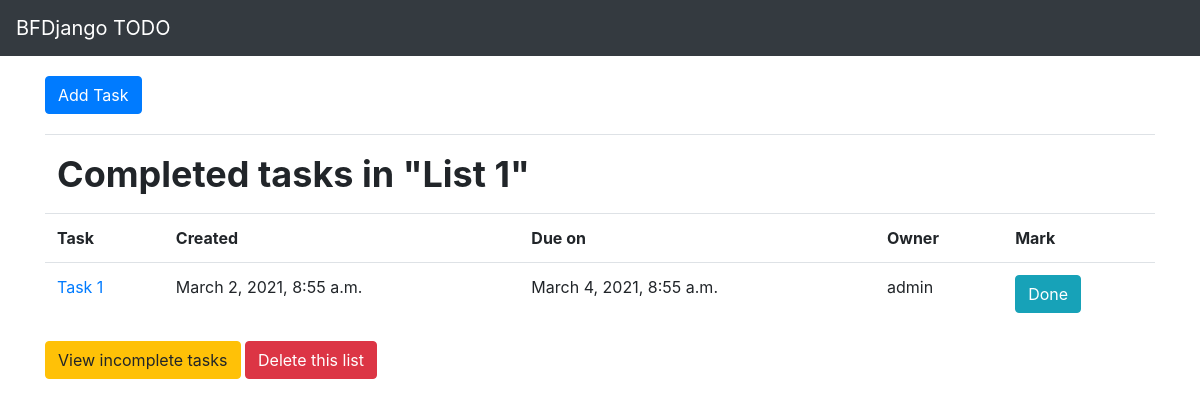
Page /api/todos/1/completed on the committed database.
### main/models.py (models this page shows, shortened)
class TodoItem(models.Model):
    MARK = [
        ('D', 'Done'),
        ('ND', 'Not Done')
    ]
    title = models.CharField(max_length=255)
    created = models.DateTimeField(default=datetime.now())
    due_on = models.DateTimeField(default=datetime.now() + timedelta(days=2))
    owner = models.ForeignKey(User, on_delete=models.CASCADE)
    mark = models.CharField(max_length=2, choices=MARK)
    class Meta:
        verbose_name = 'Тудушка'
        verbose_name_plural = 'Тудушки'

### main/views.py (the view)
# urls.py: path('todos/<int:pk>/completed', completed_todo_list)
def completed_todo_list(request, pk):
    todo = TodoItem.objects.filter(id=pk)
    return render(request, 'completed_todo_list.html', context={'todos': todo})

### templates/completed_todo_list.html
{% extends 'base.html' %}
{% block todo_list_title %}
    Completed tasks in "List 1"
{% endblock %}
{% block button %}
    View incomplete tasks
{% endblock %}

### templates/base.html (shortened to what this page needs)
{% load static %}
<!DOCTYPE html>
<html lang="en">
<head>
    <link rel="stylesheet" href="https://maxcdn.bootstrapcdn.com/bootstrap/4.0.0/css/bootstrap.min.css"
>
    <link rel="stylesheet" href="{% static 'todo/css/main.css' %}" type="text/css"/>
</head>
<body>
<nav class="navbar navbar-dark bg-dark">
    <a class="navbar-brand" href="#">BFDjango TODO</a>
</nav>
<div class="container">
    <button type="button" class="btn btn-primary custom-btn">Add Task</button>
    <table class="table custom-table">
        <tr>
            <th scope="row" class="custom-header">
                {% block todo_list_title %}
                {% endblock %}
            </th>
        </tr>
    </table>
    <table class="table">
        <tr>
            <th scope="col">Task</th>
            <th scope="col">Created</th>
            <th scope="col">Due on</th>
            <th scope="col">Owner</th>
            <th scope="col">Mark</th>
        </tr>
        {% for todo in todos %}
            <tr>
                <td>
                    <a href="#">{{ todo.title }}</a>
                </td>
                <td>{{ todo.created }}</td>
                <td>{{ todo.due_on }}</td>
                <td>{{ todo.owner }}</td>
                <td>
                    <button type="button" class="btn btn-info">
                        {{ todo.get_mark_display }}
                    </button>
                </td>
            </tr>
        {% endfor %}
    </table>
    <button type="button" class="btn btn-warning">
        {% block button %}
        {% endblock %}
    </button>
    <button type="button" class="btn btn-danger">Delete this list</button>
</div>
</body>
</html>

### main/static/todo/css/main.css (style rules this page uses)
.custom-table { margin-bottom: 0; }
.custom-header { font-size: 36px; }
.custom-btn { margin: 20px 0; }

### rows in the picture
TodoItem: title "Task 1", created "March 2, 2021, 8:55 a.m.", due_on "March 4, 2021, 8:55 a.m.", owner "admin", mark "Done"
